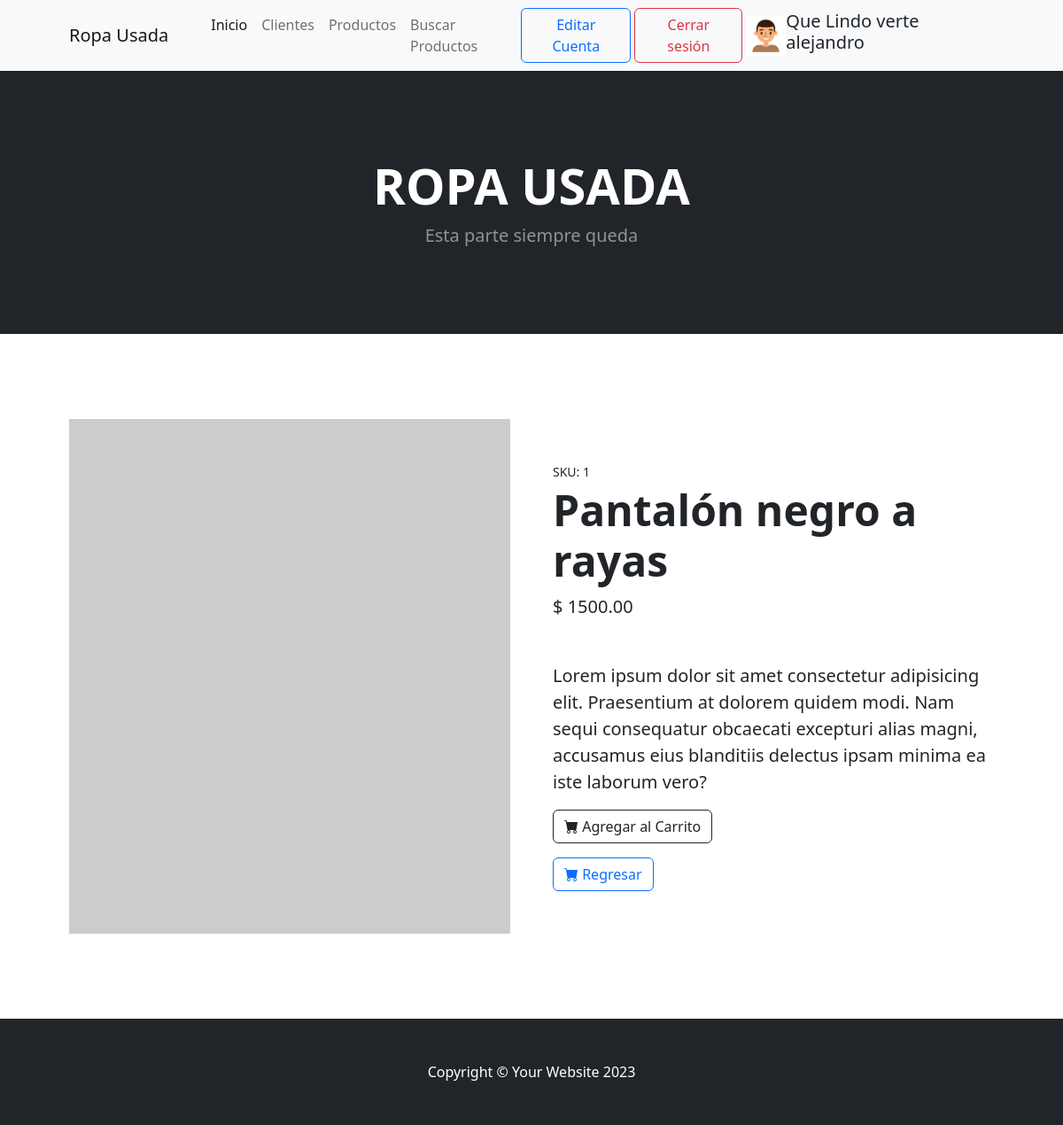
/class-detalle-producto/1/ (signed in), run on the app's committed database.
### MiApp/models.py (models this page shows, shortened)
class Productos(models.Model):
    nombre     = models.CharField(max_length=80)
    categoria  = models.CharField(max_length=20)
    precio     = models.DecimalField(max_digits=19, decimal_places=2)
    descrip    = models.TextField(blank=True)
    imagen     = models.ImageField(upload_to='productos', null=True, blank = True)

### MiApp/views.py (the view)
# urls.py: path('class-detalle-producto/<pk>/', views.ProductoDetailView.as_view(), name="Pro_det"),
class ProductoDetailView(DetailView):
    model = Productos
    template_name = "MiApp/detalle_class.html"

### MiApp/context_processors.py (called while the page is built)
def custom_avatar(request):
    context = auth(request)
    user = context['user']
    print("en contexto")
    if user.is_authenticated:
        image = User1.objects.filter(user= request.user.id)[0]
        mi_avatar = image.dame_ruta()
        if len(mi_avatar) > 0:
            context['mi_avatar'] = mi_avatar
        else:
            context['mi_avatar'] = f"{settings.MEDIA_URL}avatares/generico.png"
    return context

### MiApp/models.py (called while the page is built)
    def dame_ruta(self):
        return f"{settings.MEDIA_URL}{self.imagen}"

### MiApp/templates/MiApp/detalle_class.html (shortened to what this page needs)
{% extends 'MiApp/base.html' %}
{% load static %}
{% block seccion1 %}
<section class="py-5">
    <div class="container px-4 px-lg-5 my-5">
        <div class="row gx-4 gx-lg-5 align-items-center">
            <div class="col-md-6"><img class="card-img-top mb-5 mb-md-0" src="https://dummyimage.com/600x700/dee2e6/6c757d.jpg" alt="..." /></div>
            <div class="col-md-6">
                <div class="small mb-1">SKU: {{productos.id}} </div>
                <h1 class="display-5 fw-bolder">{{productos.nombre}}</h1>
                <div class="fs-5 mb-5">
                    <span>$ {{productos.precio}}</span>
                </div>
                <p class="lead">Lorem ipsum dolor sit amet consectetur adipisicing elit. Praesentium at dolorem quidem modi. Nam sequi consequatur obcaecati excepturi alias magni, accusamus eius blanditiis delectus ipsam minima ea iste laborum vero?</p>
                <div class="d-flex">
                    <a type="button" class="btn btn-outline-dark flex-shrink-0 bi-cart-fill me-1" href="{% url 'List' %}"> Agregar al Carrito </a>
                </div>
                <div class="d-flex">
                    <a type="button" class="btn btn-outline-primary bi-cart-fill me-1" href="{% url 'List' %}"> Regresar </a>
                </div>
            </div>
        </div>
    </div>
</section>
{% endblock seccion1 %}

### MiApp/templates/MiApp/base.html (shortened to what this page needs)
<!DOCTYPE html>
{% load static %}
<html lang="en">
    <head>
        <link href="https://cdn.jsdelivr.net/npm/bootstrap-icons@1.5.0/font/bootstrap-icons.css" rel="stylesheet" />
        <link href="{% static 'MiApp/css/styles.css' %}" rel="stylesheet" />
    </head>
    <body>
        <nav class="navbar navbar-expand-lg navbar-light bg-light">
            <div class="container px-4 px-lg-5">
                <a class="navbar-brand" href="#!">Ropa Usada</a>
                <div class="collapse navbar-collapse" id="navbarSupportedContent">
                    <ul class="navbar-nav me-auto mb-2 mb-lg-0 ms-lg-4">
                        <li class="nav-item"><a class="nav-link active" aria-current="page" href="{% url 'Inicio' %}">Inicio</a></li>
                        <li class="nav-item"><a class="nav-link" href="{% url 'Clientes' %}">Clientes</a></li>
                        <li class="nav-item"><a class="nav-link" href="{% url 'Productos' %}">Productos</a></li>
                        <li class="nav-item"><a class="nav-link" href="{% url 'BuscarProducto' %}">Buscar Productos</a></li>
                    </ul>
                    {% if request.user.is_authenticated %}
                        <a type="button" class="btn btn-outline-primary me-1" href="{% url 'Registro' %}"> Editar Cuenta </a>
                        <a type="button" class="btn btn-outline-danger me-1" href="{% url 'Logout' %}"> Cerrar sesión </a>
                        {% if mi_avatar %}
                            <img style=" height:45px; width:45px;" src="{{mi_avatar}}" alt="">
                        {% endif %}
                        <h5> Que Lindo verte {{user.username}}</h5>
                        {% else %}
                        <a type="button" class="btn btn-outline-primary me-1" href="{% url 'Registro' %}"> Registrarse </a>
                        <a type="button" class="btn btn-outline-danger me-1" href="{% url 'Login' %}"> Ingresar </a>
                    {% endif %}
                </div>
            </div>
        </nav>
        <header class="bg-dark py-5">
            <div class="container px-4 px-lg-5 my-5">
                <div class="text-center text-white">
                    <h1 class="display-4 fw-bolder">ROPA USADA</h1>
                    <p class="lead fw-normal text-white-50 mb-0">Esta parte siempre queda</p>
                </div>
            </div>
        </header>
       {%  block seccion1 %}
       {%  endblock seccion1 %}
        <footer class="py-5 bg-dark">
            <div class="container"><p class="m-0 text-center text-white">Copyright &copy; Your Website 2023</p></div>
        </footer>
    </body>
</html>

### data on the page
Productos: id "1", nombre "Pantalón negro a rayas", precio "1500.00"

### other printed values
{{ user.username }} "alejandro"
